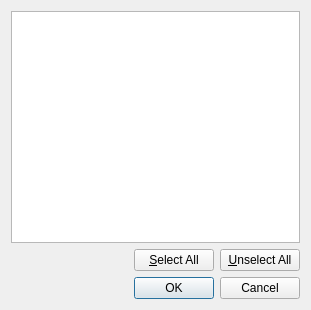
<?xml version="1.0" encoding="UTF-8"?>
<ui version="4.0">
 <class>Post2dWindowGraphGroupDataItem_EditWidget_CustomRegionDialog</class>
 <widget class="QDialog" name="Post2dWindowGraphGroupDataItem_EditWidget_CustomRegionDialog">
  <property name="geometry">
   <rect>
    <x>0</x>
    <y>0</y>
    <width>311</width>
    <height>310</height>
   </rect>
  </property>
  <property name="windowTitle">
   <string>Custom Region Setting</string>
  </property>
  <layout class="QVBoxLayout" name="verticalLayout">
   <item>
    <widget class="QListWidget" name="listWidget">
     <property name="selectionMode">
      <enum>QAbstractItemView::ExtendedSelection</enum>
     </property>
     <property name="selectionBehavior">
      <enum>QAbstractItemView::SelectRows</enum>
     </property>
    </widget>
   </item>
   <item>
    <layout class="QHBoxLayout" name="horizontalLayout">
     <item>
      <spacer name="horizontalSpacer">
       <property name="orientation">
        <enum>Qt::Horizontal</enum>
       </property>
       <property name="sizeHint" stdset="0">
        <size>
         <width>40</width>
         <height>20</height>
        </size>
       </property>
      </spacer>
     </item>
     <item>
      <widget class="QPushButton" name="selectAllPushButton">
       <property name="text">
        <string>&amp;Select All</string>
       </property>
      </widget>
     </item>
     <item>
      <widget class="QPushButton" name="unselectAllPushButton">
       <property name="text">
        <string>&amp;Unselect All</string>
       </property>
      </widget>
     </item>
    </layout>
   </item>
   <item>
    <widget class="QDialogButtonBox" name="buttonBox">
     <property name="orientation">
      <enum>Qt::Horizontal</enum>
     </property>
     <property name="standardButtons">
      <set>QDialogButtonBox::Cancel|QDialogButtonBox::Ok</set>
     </property>
    </widget>
   </item>
  </layout>
 </widget>
 <resources/>
 <connections>
  <connection>
   <sender>buttonBox</sender>
   <signal>accepted()</signal>
   <receiver>Post2dWindowGraphGroupDataItem_EditWidget_CustomRegionDialog</receiver>
   <slot>accept()</slot>
   <hints>
    <hint type="sourcelabel">
     <x>248</x>
     <y>254</y>
    </hint>
    <hint type="destinationlabel">
     <x>157</x>
     <y>274</y>
    </hint>
   </hints>
  </connection>
  <connection>
   <sender>buttonBox</sender>
   <signal>rejected()</signal>
   <receiver>Post2dWindowGraphGroupDataItem_EditWidget_CustomRegionDialog</receiver>
   <slot>reject()</slot>
   <hints>
    <hint type="sourcelabel">
     <x>316</x>
     <y>260</y>
    </hint>
    <hint type="destinationlabel">
     <x>286</x>
     <y>274</y>
    </hint>
   </hints>
  </connection>
 </connections>
</ui>
